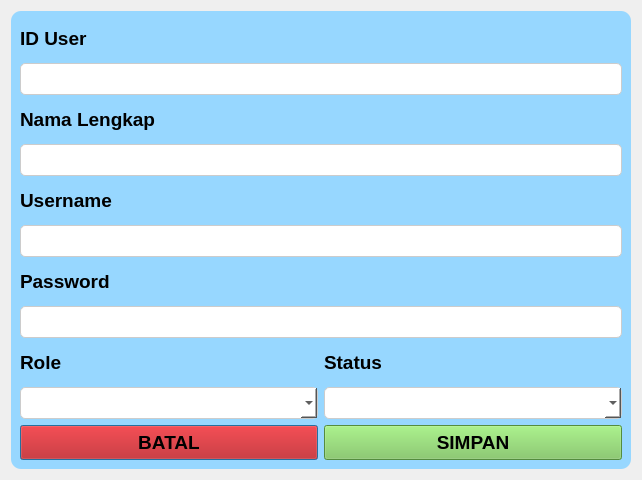
<?xml version="1.0" encoding="UTF-8"?>
<ui version="4.0">
 <class>Dialog</class>
 <widget class="QDialog" name="Dialog">
  <property name="geometry">
   <rect>
    <x>0</x>
    <y>0</y>
    <width>642</width>
    <height>480</height>
   </rect>
  </property>
  <property name="windowTitle">
   <string>Dialog</string>
  </property>
  <layout class="QHBoxLayout" name="horizontalLayout_2">
   <item>
    <widget class="QFrame" name="frame">
     <property name="styleSheet">
      <string notr="true">QFrame {
    background-color: #97D7FF; /* Warna kartu putih */
    border-radius: 10px; /* Ujung kartu agak melengkung */
}</string>
     </property>
     <property name="frameShape">
      <enum>QFrame::Shape::StyledPanel</enum>
     </property>
     <property name="frameShadow">
      <enum>QFrame::Shadow::Raised</enum>
     </property>
     <layout class="QGridLayout" name="gridLayout">
      <item row="0" column="0">
       <widget class="QLabel" name="label">
        <property name="font">
         <font>
          <pointsize>14</pointsize>
          <bold>true</bold>
         </font>
        </property>
        <property name="text">
         <string>ID User</string>
        </property>
       </widget>
      </item>
      <item row="2" column="0">
       <widget class="QLabel" name="label_2">
        <property name="font">
         <font>
          <pointsize>14</pointsize>
          <bold>true</bold>
         </font>
        </property>
        <property name="text">
         <string>Nama Lengkap</string>
        </property>
       </widget>
      </item>
      <item row="4" column="0">
       <widget class="QLabel" name="label_3">
        <property name="font">
         <font>
          <pointsize>14</pointsize>
          <bold>true</bold>
         </font>
        </property>
        <property name="text">
         <string>Username</string>
        </property>
       </widget>
      </item>
      <item row="6" column="0">
       <widget class="QLabel" name="label_4">
        <property name="font">
         <font>
          <pointsize>14</pointsize>
          <bold>true</bold>
         </font>
        </property>
        <property name="text">
         <string>Password</string>
        </property>
       </widget>
      </item>
      <item row="8" column="0">
       <widget class="QLabel" name="label_6">
        <property name="font">
         <font>
          <pointsize>14</pointsize>
          <bold>true</bold>
         </font>
        </property>
        <property name="text">
         <string>Role</string>
        </property>
       </widget>
      </item>
      <item row="8" column="1">
       <widget class="QLabel" name="label_7">
        <property name="font">
         <font>
          <pointsize>14</pointsize>
          <bold>true</bold>
         </font>
        </property>
        <property name="text">
         <string>Status</string>
        </property>
       </widget>
      </item>
      <item row="9" column="0">
       <widget class="QComboBox" name="comboBox">
        <property name="font">
         <font>
          <pointsize>11</pointsize>
          <bold>true</bold>
         </font>
        </property>
        <property name="styleSheet">
         <string notr="true">QComboBox {
    background-color: white;
    color: black;
    border: 1px solid #cccccc;
    border-radius: 5px;
    padding: 5px;
}</string>
        </property>
       </widget>
      </item>
      <item row="9" column="1">
       <widget class="QComboBox" name="comboBox_2">
        <property name="font">
         <font>
          <pointsize>11</pointsize>
          <bold>true</bold>
         </font>
        </property>
        <property name="styleSheet">
         <string notr="true">QComboBox {
    background-color: white;
    color: black;
    border: 1px solid #cccccc;
    border-radius: 5px;
    padding: 5px;
}</string>
        </property>
       </widget>
      </item>
      <item row="10" column="0">
       <widget class="QPushButton" name="pushButton_2">
        <property name="font">
         <font>
          <pointsize>14</pointsize>
          <bold>true</bold>
         </font>
        </property>
        <property name="styleSheet">
         <string notr="true">/* Efek saat tombol disorot mouse (Hover) */
QPushButton:hover {
    background-color: #830000; /* Berubah jadi biru sedikit lebih terang saat disorot */
    border-left: 4px solid #3B82F6; /* Muncul garis biru neon di pinggir kiri */
}
QPushButton {
    text-align: center;
	background-color:  #BC0202;
padding: 5px;
}</string>
        </property>
        <property name="text">
         <string>BATAL</string>
        </property>
        <property name="icon">
         <iconset resource="resource/resource.qrc">
          <normaloff>:/icons/right-from-bracket-solid.png</normaloff>:/icons/right-from-bracket-solid.png</iconset>
        </property>
        <property name="iconSize">
         <size>
          <width>32</width>
          <height>32</height>
         </size>
        </property>
       </widget>
      </item>
      <item row="10" column="1">
       <widget class="QPushButton" name="pushButton_3">
        <property name="font">
         <font>
          <pointsize>14</pointsize>
          <bold>true</bold>
         </font>
        </property>
        <property name="styleSheet">
         <string notr="true">/* Efek saat tombol disorot mouse (Hover) */
QPushButton:hover {
    background-color: #346739; /* Berubah jadi biru sedikit lebih terang saat disorot */
    border-left: 4px solid #3B82F6; /* Muncul garis biru neon di pinggir kiri */
}
QPushButton {
    text-align: center;
	background-color:  #76C457;
padding: 5px;
}</string>
        </property>
        <property name="text">
         <string>SIMPAN</string>
        </property>
        <property name="icon">
         <iconset resource="resource/resource.qrc">
          <normaloff>:/icons/circle-check-solid.png</normaloff>:/icons/circle-check-solid.png</iconset>
        </property>
        <property name="iconSize">
         <size>
          <width>32</width>
          <height>32</height>
         </size>
        </property>
       </widget>
      </item>
      <item row="1" column="0" colspan="2">
       <widget class="QLineEdit" name="lineEdit">
        <property name="font">
         <font>
          <pointsize>11</pointsize>
          <bold>true</bold>
         </font>
        </property>
        <property name="styleSheet">
         <string notr="true">QLineEdit {
    background-color: white;
    color: black;
    border: 1px solid #cccccc;
    border-radius: 5px;
    padding: 5px;
}</string>
        </property>
        <property name="readOnly">
         <bool>true</bool>
        </property>
       </widget>
      </item>
      <item row="3" column="0" colspan="2">
       <widget class="QLineEdit" name="lineEdit_2">
        <property name="font">
         <font>
          <pointsize>11</pointsize>
          <bold>true</bold>
         </font>
        </property>
        <property name="styleSheet">
         <string notr="true">QLineEdit {
    background-color: white;
    color: black;
    border: 1px solid #cccccc;
    border-radius: 5px;
    padding: 5px;
}</string>
        </property>
       </widget>
      </item>
      <item row="5" column="0" colspan="2">
       <widget class="QLineEdit" name="lineEdit_5">
        <property name="font">
         <font>
          <pointsize>11</pointsize>
          <bold>true</bold>
         </font>
        </property>
        <property name="styleSheet">
         <string notr="true">QLineEdit {
    background-color: white;
    color: black;
    border: 1px solid #cccccc;
    border-radius: 5px;
    padding: 5px;
}</string>
        </property>
        <property name="text">
         <string/>
        </property>
       </widget>
      </item>
      <item row="7" column="0" colspan="2">
       <widget class="QLineEdit" name="lineEdit_4">
        <property name="font">
         <font>
          <pointsize>11</pointsize>
          <bold>true</bold>
         </font>
        </property>
        <property name="styleSheet">
         <string notr="true">QLineEdit {
    background-color: white;
    color: black;
    border: 1px solid #cccccc;
    border-radius: 5px;
    padding: 5px;
}</string>
        </property>
        <property name="text">
         <string/>
        </property>
       </widget>
      </item>
     </layout>
    </widget>
   </item>
  </layout>
 </widget>
 <resources>
  <include location="resource/resource.qrc"/>
 </resources>
 <connections/>
</ui>
